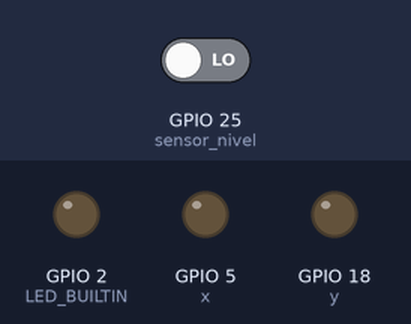
The sketch below on a simulated ESP32. Parts: output pins drawn as LEDs (lit = HIGH). The inputs (shaded band) are chosen by the test bench; at power-on: GPIO 25 (sensor_nivel) LOW.

Above: at 1.2 s.
1.3 s: GPIO 25 (sensor_nivel) driven HIGH
At 2.5 s:
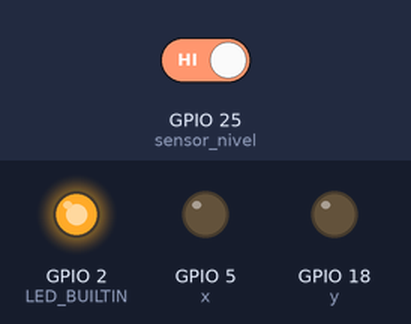
2.8 s: GPIO 25 (sensor_nivel) driven LOW
At 3.9 s:
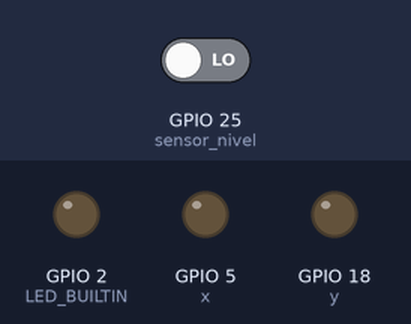
Timing chart, 0 to 5.8 s (numbered marks = the images above; inputs shaded):
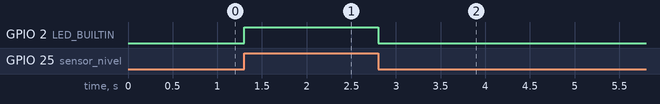

The sketch:

sensornivel.ino
```cpp
int LED_BUILTIN = 2;

int sensor_nivel = 25;
int x = 5;
int y = 18;

void setup() {

pinMode (LED_BUILTIN, OUTPUT);
pinMode (sensor_nivel, INPUT);
pinMode (x, OUTPUT);
pinMode (y, OUTPUT);


}


void loop() {

if(digitalRead(sensor_nivel) == HIGH)
  digitalWrite(LED_BUILTIN, HIGH);
else if(digitalRead(sensor_nivel) == LOW)
  digitalWrite(LED_BUILTIN, LOW);
else {
  digitalWrite(LED_BUILTIN, HIGH);
  delay(200);
  digitalWrite(LED_BUILTIN, LOW);
  delay(200);
  }

}
```

Measured:
- after the input at 1.3 s, GPIO 2 (LED_BUILTIN): LOW → HIGH at once
- after the input at 2.8 s, GPIO 2 (LED_BUILTIN): HIGH → LOW at once
